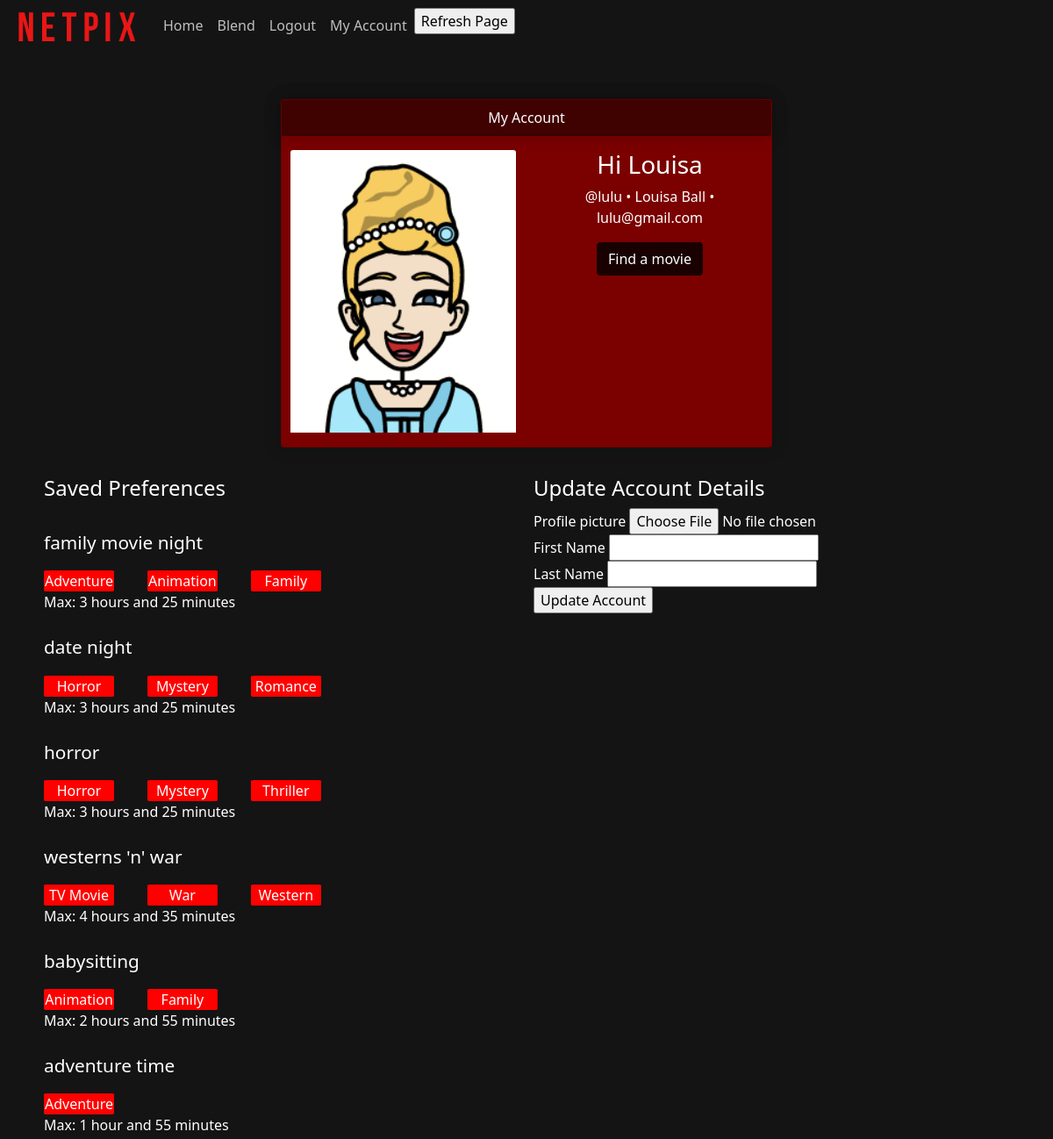
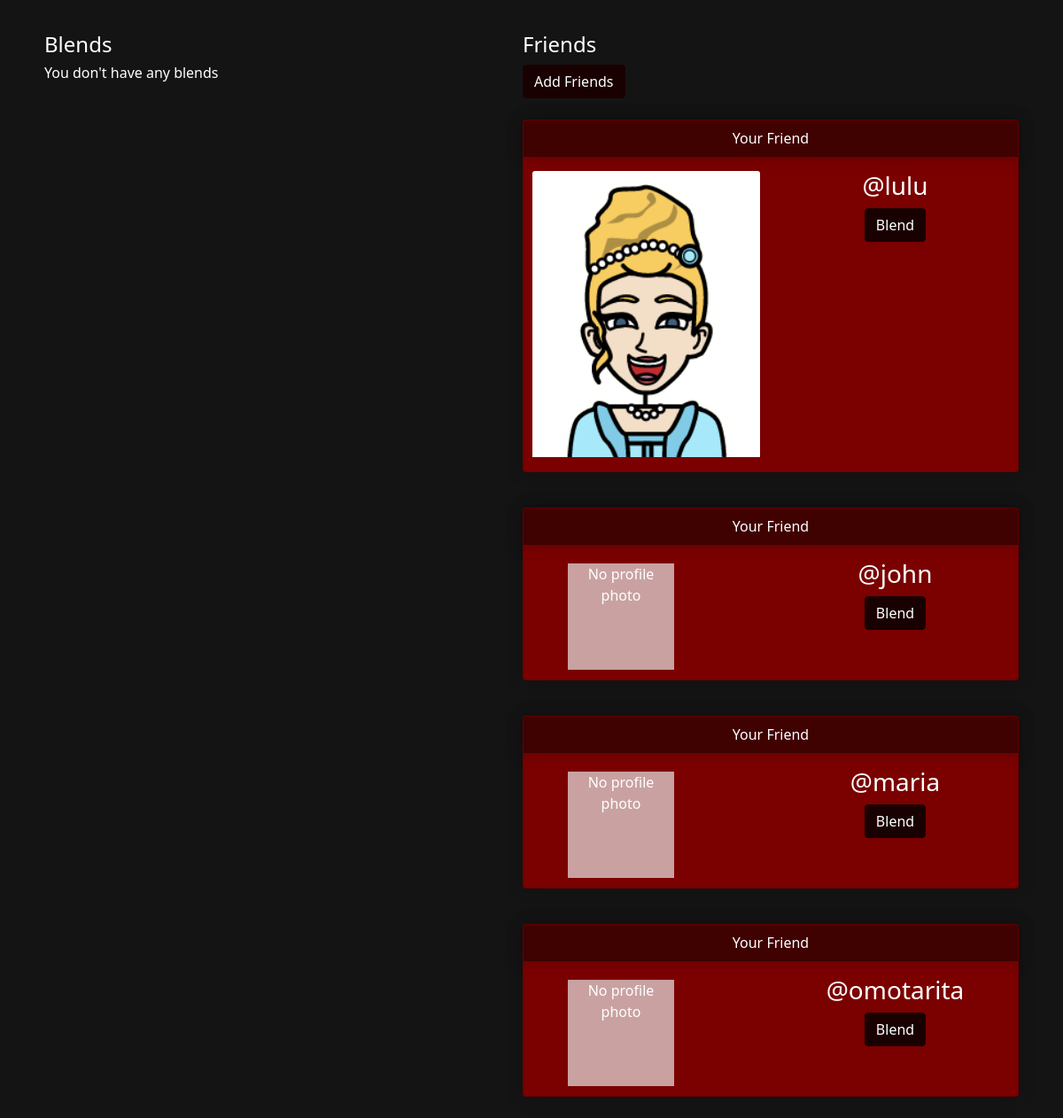
Page /auth/users/account (signed in) on the committed database (2 pictures, top to bottom).
### netpix_app/models.py (models this page shows, shortened)
class Account(db.Model):
    __tablename__ = "account"
    id = db.Column(db.Integer, primary_key=True)
    username = db.Column(db.Text, unique=True, nullable=False)
    email = db.Column(db.Text, unique=True, nullable=False)
    photo = db.Column(db.Text, unique=True, nullable=True)
    first_name = db.Column(db.Text, nullable=True)
    last_name = db.Column(db.Text, nullable=True)
    user_id = db.Column(db.Integer, db.ForeignKey('user.id'), nullable=False)
    user = db.relationship("User", back_populates="account")
    friendship = db.relationship("Friendship", uselist=False, back_populates="account")

class User(UserMixin, db.Model):
    __tablename__ = "user"
    id = db.Column(db.Integer, primary_key=True)
    username = db.Column(db.Text, unique=True, nullable=False)
    email = db.Column(db.Text, unique=True, nullable=False)
    password = db.Column(db.Text, nullable=False)
    account = db.relationship("Account", uselist=False, back_populates="user")
    saved_preferences = db.relationship("Saved_Preferences", uselist=False, back_populates="user")
    blend = db.relationship("Blend", back_populates="user")

class Saved_Preferences(db.Model):
    __tablename__ = "saved_preferences"
    id = db.Column(db.Integer, primary_key=True)
    tag = db.Column(db.Text, nullable=False)
    time_pref = db.Column(db.Integer, nullable=False)
    genre_prefs = db.Column(db.Text, nullable=False) #we will convert from list to text to input into db then from text back to list to use
    user_id = db.Column(db.Integer, db.ForeignKey('user.id'), nullable=False)
    user = db.relationship("User", back_populates="saved_preferences")

class Friendship(db.Model):
    __tablename__ = "friends"
    id = db.Column(db.Integer, primary_key=True)
    user = db.Column(db.Text, nullable=False)
    users_friend = db.Column(db.Text, nullable=False)
    friend_id = db.Column(db.Integer, nullable=False)
    user_id = db.Column(db.Integer, db.ForeignKey('account.user_id'), nullable=False)
    account = db.relationship("Account", back_populates="friendship")

### netpix_app/auth/routes.py (the view, shortened to what this page needs)
@auth_bp.route('/users/account', methods=['GET', 'POST'])
@auth_bp.route('/users/account/<username>', methods=['GET', 'POST'])
@login_required
def view_account(username=None):
    form = UpdateAccountForm()
    username = current_user.username
    account = Account.query.filter_by(username=username).first()
    email = account.email
    template_context = dict(username=username, email=email, first_name=None, last_name=None, photo_url=None, saved_prefs=None, friends=None, my_blends=None)
    if account.first_name != None:
        first_name = account.first_name
        template_context['first_name'] = first_name
    if account.last_name != None:
        last_name = account.last_name
        template_context['last_name'] = last_name
    if account.photo != None:
        photo_url = 'assets/images/' + account.photo
        template_context['photo_url'] = photo_url
    users_saved = Saved_Preferences.query.filter_by(user_id=current_user.id).all()
    saved_prefs = []
    if users_saved != None:
        i = 0
        while i<len(users_saved):
            user_id = users_saved[i].user_id
            saved_info = dict(tag=gather_pref_info(users_saved, i)[0], time_pref=gather_pref_info(users_saved, i)[1], genre_prefs=gather_pref_info(users_saved, i)[2], user_id=user_id)
            saved_prefs.append(saved_info)
            i = i+1
    users_blends = Blend.query.filter_by(primary_user_id=current_user.id).all()
    my_blends = []
    if users_blends != None:
        i = 0
        while i<len(users_blends):
            blend_info = dict(tag=gather_pref_info(users_blends, i)[0], time_pref=gather_pref_info(users_blends, i)[1], genre_prefs=gather_pref_info(users_blends, i)[2])
            my_blends.append(blend_info)
            i = i+1
    template_context['my_blends'] = my_blends
    print("Template context blends")
    print(template_context['my_blends'])
    template_context['saved_prefs'] = saved_prefs
    template_context['friends'] = list_friends()
    print(template_context)
    return render_template('view_account.html', form=form, **template_context)

### netpix_app/auth/forms.py
class UpdateAccountForm(FlaskForm):
    first_name = StringField('First Name')
    last_name = StringField('Last Name')
    photo = FileField('Profile picture', validators=[FileAllowed(photos, 'Images only!')])
    '''
    def request_friend(self, username, new_friend):
        #if friend exists (their username is in database) and is not friends with self
        pass
    '''

### netpix_app/auth/routes.py (called while the page is built)
@login_manager.user_loader
def load_user(user_id):
    if user_id is not None:
        return User.query.get(user_id)
    return None

def gather_pref_info(users_blends, i):
    tag = users_blends[i].tag
    time_pref = users_blends[i].time_pref
    time = process_time(time_pref)
    genre_prefs = users_blends[i].genre_prefs
    genre_prefs = genre_prefs.split("+")
    return tag, time, genre_prefs

def process_time(time_pref):
    hours = time_pref//60
    minutes= time_pref - (hours*60)
    if hours == 0:
        if minutes == 1:
            time = f"Max: {minutes} minute"
        else:
            time = f"Max: {minutes} minutes"
    elif hours == 1:
        if minutes ==1:
            time = f"Max: {hours} hour and {minutes} minute"
        else:
            time = f"Max: {hours} hour and {minutes} minutes"
    else:
        if minutes == 1:
            time = f"Max: {hours} hours and {minutes} minute"
        else:
            time = f"Max: {hours} hours and {minutes} minutes"
    return time

### netpix_app/templates/view_account.html (shortened to what this page needs)
<link rel="stylesheet" href="{{ url_for('static', filename='assets/css/custom.css') }}">
{% extends 'layout.html' %}
{% set title = 'My Account' %}
{% block content %}
<div class="d-flex justify-content-center">
    <div class="card text-center" style="width: 35rem;">
        <div class="card-header" style="width: 100%;">
          My Account
        </div>
        <div class="card-body">
            <div class="row">
                <div class="col-sm-6">
                    {% if photo_url != None %}
                            <img class="card-img-top" src="{{ url_for('static', filename=photo_url) }}" position="absolute" alt="User profile photo">
                    {% else %}
                            <div style="width: 120; height:120; background-color: rgb(201, 161, 161); position: relative; top: 5px; left: 40px; text-align: center;">Add profile photo below</div>
                    {% endif %}
                </div>
                <div class="col-sm-6">
                    {% if first_name != None %}
                        <h3 class="card-title">Hi {{ first_name }}</h3>
                    {% else %}
                        <h3 class="card-title">Hi @{{ username }}</h3>
                    {% endif %}
                    {% if (first_name != None) and (last_name != None) %}
                        <p class="card-text">@{{ username }} • {{ first_name }} {{ last_name }} • {{ email }}</p>
                    {% else %}
                        <p class="card-text">{{ email }} • @{{ username }}</p>
                    {% endif %}
                <a href="{{ url_for('index') }}" class="btn btn-primary">Find a movie</a>
                </div>
          </div>
        </div>
    </div>
</div>
<div class="d-flex justify-content-between">
    <div class="p-2" style="width: 50%">
        <h4>Saved Preferences</h4>
        {% if saved_prefs == [] %}
            <div>
                <h6>You don't have any saved preferences</h6>
            </div>
        {% else %}
            {% for saved_info in saved_prefs %}
                <div class="center">
                    <div class="row">
                        <div class="col-sm-10">
                            <p class="tag-name" style="font-size:1.3rem">{{ saved_info['tag'] }}</p>
                        </div>
                        <div class="col-sm-10">
                            <div class="flex-container">
                                <div class="row">
                                    {% for i in saved_info['genre_prefs'] %}
                                        <div class="col-sm-3">
                                            <div class="center" style="width:80px; background-color: red; text-align: center; border-radius:5%">{{ i }}</div>
                                        </div>
                                    {% endfor %}
                                </div>
                                <div class="row">
                                    <div>{{ saved_info['time_pref'] }}</div>
                                </div>
                            </div>
                        </div>
                    </div>
                </div>
            {% endfor %}
        {% endif %}
    </div>
    <div class="p-2" style="width: 50%">
        <h4>Update Account Details</h4>
        <form method="POST" action="{{ url_for('auth.view_account') }}" enctype="multipart/form-data">
            {{ form.photo.label }} {{ form.photo() }} <br>
            {{ form.first_name.label }} {{ form.first_name() }} <br>
            {{ form.last_name.label }} {{ form.last_name() }} <br>
            <input type="submit" value="Update Account">
        </form>
    </div>
</div>
<div class="d-flex justify-content-between">
    <div class="p-2">
        <h4>Blends</h4>
        {% if my_blends == [] %}
            <div>
                <h6>You don't have any blends</h6>
            </div>
        {% endif %}
    </div>
    <div class="p-2">
        <h4>Friends</h4>
        <a href="{{ url_for('auth.find_friends') }}" class="btn btn-primary">Add Friends</a>
        {% if friends == [] %}
            <div>
                <h6>No friends :(</h6>
            </div>
        {% else %}
            {% for friend_info in friends %}
                <form method="POST" action="{{ url_for('auth.blend_friend') }}">
                    <div class="d-flex justify-content-center" style="flex: 25em">
                        <div class="card text-center" style="width: 35rem;">
                            <div class="card-header" style="width: 100%;">
                            Your Friend
                            </div>
                            <div class="card-body">
                                <div class="row">
                                    <div class="col-sm-6">
                                        {% if friend_info['friends_photo'] != None %}
                                            <img class="card-img-top" src="{{ url_for('static', filename=friend_info['friends_photo']) }}" position="absolute" alt="User profile photo">
                                        {% else %}
                                            <div style="width: 120; height:120; background-color: rgb(201, 161, 161); position: relative; top: 5px; left: 40px; text-align: center;">No profile photo</div>
                                        {% endif %}
                                    </div>
                                    <div class="col-sm-6">
                                        <h3 class="card-title">@{{ friend_info['friends_username'] }}</h3>
                                        <input class="btn btn-primary" name="submit_button" type="submit" value="Blend">
                                    </div>
                                </div>
                            </div>
                        </div>
                    </div>
                </form>
            {% endfor %}
        {% endif %}
    </div>
</div>
{% endblock %}

### netpix_app/static/assets/css/custom.css (style rules this page uses)
.card { box-shadow: 0 0px 20px 0 rgba(0,0,0,0.2); background-color: rgb(123, 0, 0); transition: 0.3s; }
.card-header { padding-left: 0px; padding-right: 0px; box-shadow: 0 0px 20px 0 rgba(0,0,0,0.2); background-color: rgb(64, 1, 1); transition: 0.3s; }
.btn-primary { background-color: rgb(25, 1, 1); border-color: rgb(25, 1, 1); transition: 0.3s; }
.card-body { padding-left: 10px; padding-right: 10px; }
body { background-color: rgb(33, 35, 36); color: #FFFFFF }

### rows in the picture
Account: first_name "Louisa", last_name "Ball", email "lulu@gmail.com"
User: username "lulu"
Saved_Preferences: tag "family movie night", i "Adventure" "Animation" "Family", time_pref "Max: 3 hours and 25 minutes"
Saved_Preferences: tag "date night", i "Horror" "Mystery" "Romance", time_pref "Max: 3 hours and 25 minutes"
Saved_Preferences: tag "horror", i "Horror" "Mystery" "Thriller", time_pref "Max: 3 hours and 25 minutes"
Saved_Preferences: tag "westerns 'n' war", i "TV Movie" "War" "Western", time_pref "Max: 4 hours and 35 minutes"
Saved_Preferences: tag "babysitting", i "Animation" "Family", time_pref "Max: 2 hours and 55 minutes"
Saved_Preferences: tag "adventure time", i "Adventure", time_pref "Max: 1 hour and 55 minutes"
Friendship: friends_username "lulu"
Friendship: shows "No profile photo", friends_username "john"
Friendship: shows "No profile photo", friends_username "maria"
Friendship: shows "No profile photo", friends_username "omotarita"
